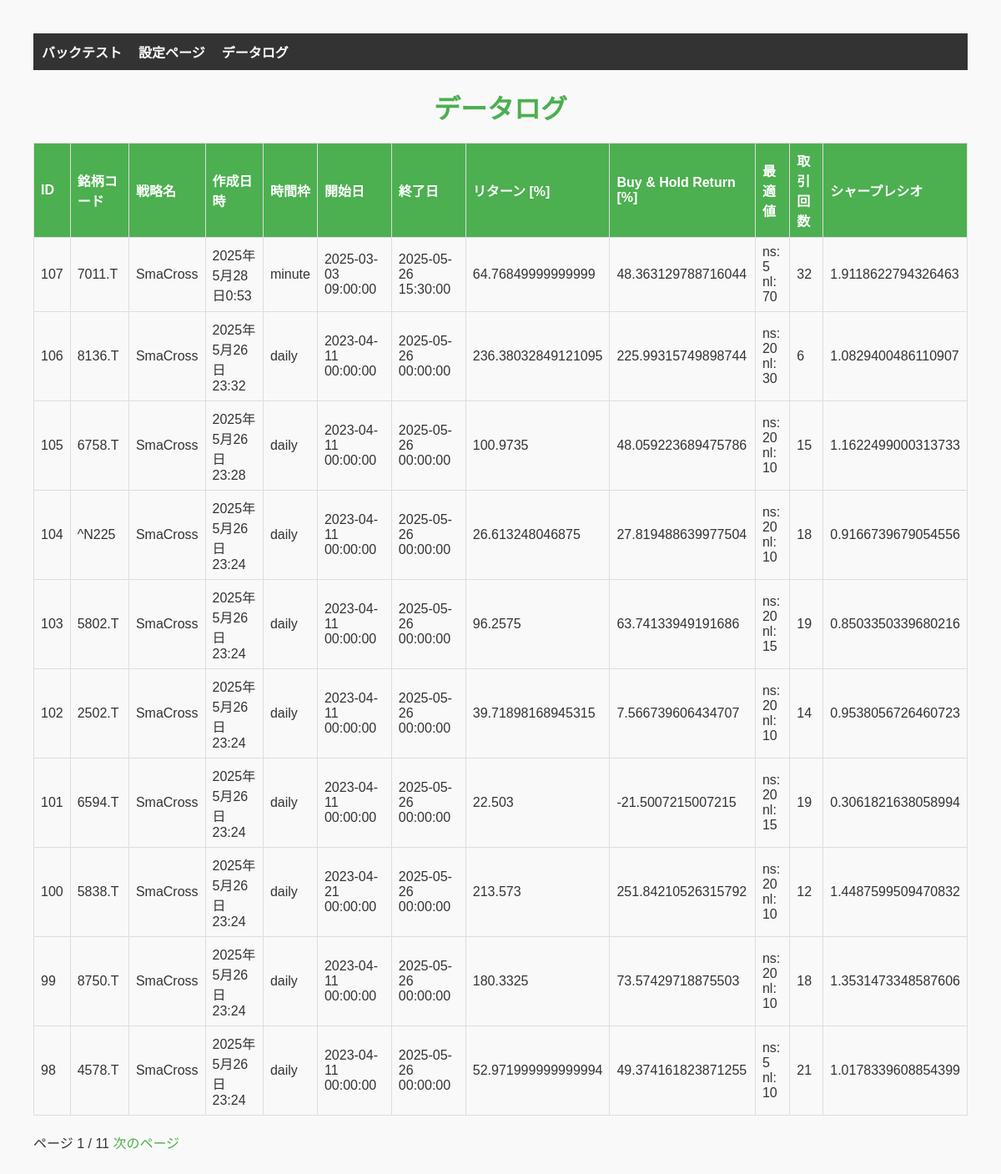
/data_log/, run on the app's committed database.
### backtest_app/models.py (models this page shows, shortened)
class OptimizationResult(models.Model):
    ticker = models.CharField(max_length=10)
    strategy_name = models.CharField(max_length=100)
    best_params = models.JSONField()
    final_result = models.JSONField()
    created_at = models.DateTimeField(auto_now_add=True)
    interval = models.CharField(max_length=10, choices=[("daily", "日足"), ("minute", "5分足")], default="daily")  # 新しいフィールド

### backtest_app/views.py (the view)
# urls.py: path('data_log/', views.data_log, name='data_log'),
def data_log(request):
    results = OptimizationResult.objects.all().order_by('-created_at')
    paginator = Paginator(results, 10)
    page_number = request.GET.get('page')
    page_obj = paginator.get_page(page_number)
    expanded_results = []
    for result in page_obj:
        expanded_result = {
            "id": result.id,
            "ticker": result.ticker,
            "strategy_name": result.strategy_name,
            "created_at": result.created_at,
            "interval": result.interval,  # 日足または5分足
            "start": result.final_result.get("Start") if result.final_result else None,
            "end": result.final_result.get("End") if result.final_result else None,
            "return_percentage": result.final_result.get("Return [%]") if result.final_result else None,
            "buy_and_hold_return": result.final_result.get("Buy & Hold Return [%]") if result.final_result else None,
            "best_params": result.best_params,  # 最適値
            "trades": result.final_result.get("# Trades") if result.final_result else None,
            "sharpe_ratio": result.final_result.get("Sharpe Ratio") if result.final_result else None,
        }
        expanded_results.append(expanded_result)
    return render(request, "backtest_app/data_log.html", {
        "page_obj": page_obj,
        "expanded_results": expanded_results,
    })

### backtest_app/templates/backtest_app/data_log.html (shortened to what this page needs)
{% extends 'base/base.html' %}
{% block body %}
    <h1>データログ</h1>
    <table border="1">
        <thead>
            <tr>
                <th>ID</th>
                <th>銘柄コード</th>
                <th>戦略名</th>
                <th>作成日時</th>
                <th>時間枠</th>
                <th>開始日</th>
                <th>終了日</th>
                <th>リターン [%]</th>
                <th>Buy & Hold Return [%]</th>
                <th>最適値</th>
                <th>取引回数</th>
                <th>シャープレシオ</th>
            </tr>
        </thead>
        <tbody>
            {% for result in expanded_results %}
            <tr>
                <td>{{ result.id }}</td>
                <td>{{ result.ticker }}</td>
                <td>{{ result.strategy_name }}</td>
                <td>{{ result.created_at }}</td>
                <td>{{ result.interval }}</td>
                <td>{{ result.start }}</td>
                <td>{{ result.end }}</td>
                <td>{{ result.return_percentage }}</td>
                <td>{{ result.buy_and_hold_return }}</td>
                <td>
                    {% for key, value in result.best_params.items %}
                        {{ key }}: {{ value }}<br>
                    {% endfor %}
                </td>
                <td>{{ result.trades }}</td>
                <td>{{ result.sharpe_ratio }}</td>
            </tr>
            {% empty %}
            <tr>
                <td colspan="12">データがありません。</td>
            </tr>
            {% endfor %}
        </tbody>
    </table>
    <div>
        <span>ページ {{ page_obj.number }} / {{ page_obj.paginator.num_pages }}</span>
        {% if page_obj.has_next %}
            <a href="?page={{ page_obj.next_page_number }}">次のページ</a>
        {% endif %}
    </div>
{% endblock %}

### backtest_app/templates/base/base.html (shortened to what this page needs)
<!DOCTYPE html>
<html>
<head>
    {% load static %}
    <link rel="stylesheet" href="{% static 'backtests/css/base.css' %}">
</head>
<body>
    <div class="wrapper">
        <nav class="global-nav">
            <ul>
                <li><a href="{% url 'index' %}">バックテスト</a></li>
                <li><a href="{% url 'settings_page' %}">設定ページ</a></li>
                <li><a href="{% url 'data_log' %}">データログ</a></li>
            </ul>
        </nav>
        {% block body %}
        {% endblock %}
    </div>
</body>
</html>

### backtest_app/static/backtests/css/base.css (style rules this page uses)
body { font-family: Arial, sans-serif; margin: 20px; padding: 0; background-color: #f9f9f9; color: #333; box-sizing: border-box; }
h1 { color: #4CAF50; text-align: center; margin-bottom: 20px; }
table { width: 100%; border-collapse: collapse; margin: 20px 0; }
table th, table td { border: 1px solid #ddd; padding: 8px; text-align: left; }
table th { background-color: #4CAF50; color: white; }
a { text-decoration: none; color: #4CAF50; }
.wrapper { max-width: 1200px; margin: 0 auto; padding: 20px; }
.global-nav { background-color: #333; padding: 10px; }
.global-nav ul { list-style: none; margin: 0; padding: 0; display: flex; }
.global-nav li { margin-right: 20px; }
.global-nav a { color: white; text-decoration: none; font-weight: bold; }

### data on the page
OptimizationResult: ticker "7011.T", strategy_name "SmaCross", created_at "2025年5月28日0:53", interval "minute"
OptimizationResult: ticker "8136.T", strategy_name "SmaCross", created_at "2025年5月26日23:32", interval "daily"
OptimizationResult: ticker "6758.T", strategy_name "SmaCross", created_at "2025年5月26日23:28", interval "daily"
OptimizationResult: ticker "^N225", strategy_name "SmaCross", created_at "2025年5月26日23:24", interval "daily"
OptimizationResult: ticker "5802.T", strategy_name "SmaCross", created_at "2025年5月26日23:24", interval "daily"
OptimizationResult: ticker "2502.T", strategy_name "SmaCross", created_at "2025年5月26日23:24", interval "daily"
OptimizationResult: ticker "6594.T", strategy_name "SmaCross", created_at "2025年5月26日23:24", interval "daily"
OptimizationResult: ticker "5838.T", strategy_name "SmaCross", created_at "2025年5月26日23:24", interval "daily"
OptimizationResult: ticker "8750.T", strategy_name "SmaCross", created_at "2025年5月26日23:24", interval "daily"
OptimizationResult: ticker "4578.T", strategy_name "SmaCross", created_at "2025年5月26日23:24", interval "daily"

### other printed values
{{ result.id }} "107" "106" "105" "104" "103" "102" "101" "100" "99" "98"
{{ result.start }} "2025-03-03 09:00:00" "2023-04-11 00:00:00" "2023-04-11 00:00:00" "2023-04-11 00:00:00" "2023-04-11 00:00:00" "2023-04-11 00:00:00" "2023-04-11 00:00:00" "2023-04-21 00:00:00" "2023-04-11 00:00:00" "2023-04-11 00:00:00"
{{ result.end }} "2025-05-26 15:30:00" "2025-05-26 00:00:00" "2025-05-26 00:00:00" "2025-05-26 00:00:00" "2025-05-26 00:00:00" "2025-05-26 00:00:00" "2025-05-26 00:00:00" "2025-05-26 00:00:00" "2025-05-26 00:00:00" "2025-05-26 00:00:00"
{{ result.return_percentage }} "64.76849999999999" "236.38032849121095" "100.9735" "26.613248046875" "96.2575" "39.71898168945315" "22.503" "213.573" "180.3325" "52.971999999999994"
{{ result.buy_and_hold_return }} "48.363129788716044" "225.99315749898744" "48.059223689475786" "27.819488639977504" "63.74133949191686" "7.566739606434707" "-21.5007215007215" "251.84210526315792" "73.57429718875503" "49.374161823871255"
{{ key }} "ns" "nl" "ns" "nl" "ns" "nl" "ns" "nl" "ns" "nl" "ns" "nl" "ns" "nl" "ns" "nl" "ns" "nl" "ns" "nl"
{{ value }} "5" "70" "20" "30" "20" "10" "20" "10" "20" "15" "20" "10" "20" "15" "20" "10" "20" "10" "5" "10"
{{ result.trades }} "32" "6" "15" "18" "19" "14" "19" "12" "18" "21"
{{ result.sharpe_ratio }} "1.9118622794326463" "1.0829400486110907" "1.1622499000313733" "0.9166739679054556" "0.8503350339680216" "0.9538056726460723" "0.3061821638058994" "1.4487599509470832" "1.3531473348587606" "1.0178339608854399"
{{ page_obj.number }} "1"
{{ page_obj.paginator.num_pages }} "11"
